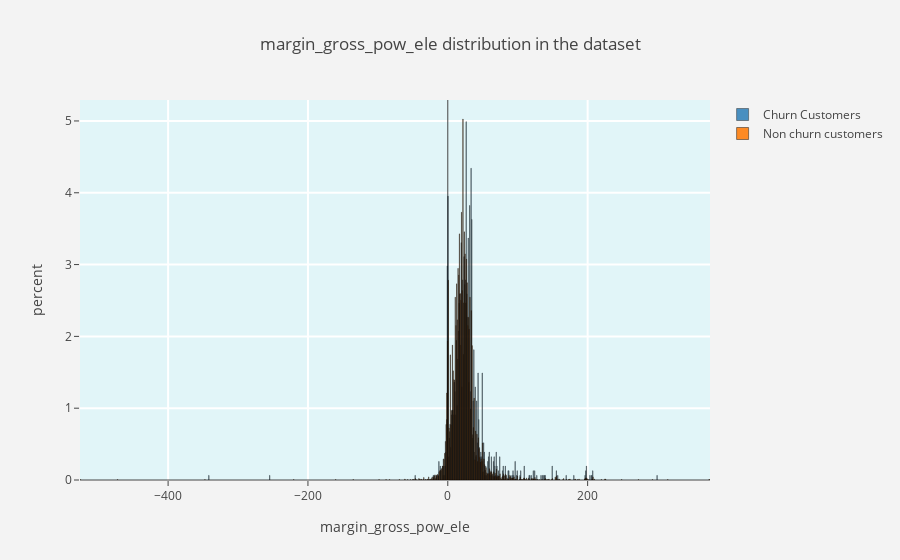

The notebook cell saved with this chart:
### Markdown cell above
If we take a close look at the distribution above we can see that the people who joined first are tend to leave more .
One reason may be they are not getting what they want or maybe they got a better offer at other place.


The company needs to Evaluate their annual report on customers and should bring new features and offers to the customers so that they do not think about leaving the Electric connection by this company.

### Code cell
histogram(num_cols[16])

### Figure 1 — Plotly figure (JSON) as saved in the notebook; plotly's stock layout.template omitted (floating-point values rounded to 4 significant figures; data arrays with more than 128 entries replaced by an {"elided": "..."} marker saying what was removed)
{"data": [{"histnorm": "percent", "marker": {"line": {"color": "black", "width": 0.5}}, "name": "Churn Customers", "opacity": 0.8, "type": "histogram", "uid": "cc9e1667-7a33-49db-afc5-4238f0a8b3b8", "x": {"elided": "1543 float values"}}, {"histnorm": "percent", "marker": {"line": {"color": "black", "width": 0.5}}, "name": "Non churn customers", "opacity": 0.9, "type": "histogram", "uid": "9f334ac7-11c2-4ae1-bdfd-cd1b8c029660", "x": {"elided": "13957 float values"}}], "layout": {"paper_bgcolor": "rgb(243,243,243)", "plot_bgcolor": "rgb(225,245,248)", "title": {"text": "margin_gross_pow_ele distribution in the dataset "}, "xaxis": {"gridcolor": "rgb(255, 255, 255)", "gridwidth": 2, "ticklen": 5, "title": {"text": "margin_gross_pow_ele"}, "zerolinewidth": 1}, "yaxis": {"gridcolor": "rgb(255, 255, 255)", "gridwidth": 2, "ticklen": 5, "title": {"text": "percent"}, "zerolinewidth": 1}}}
